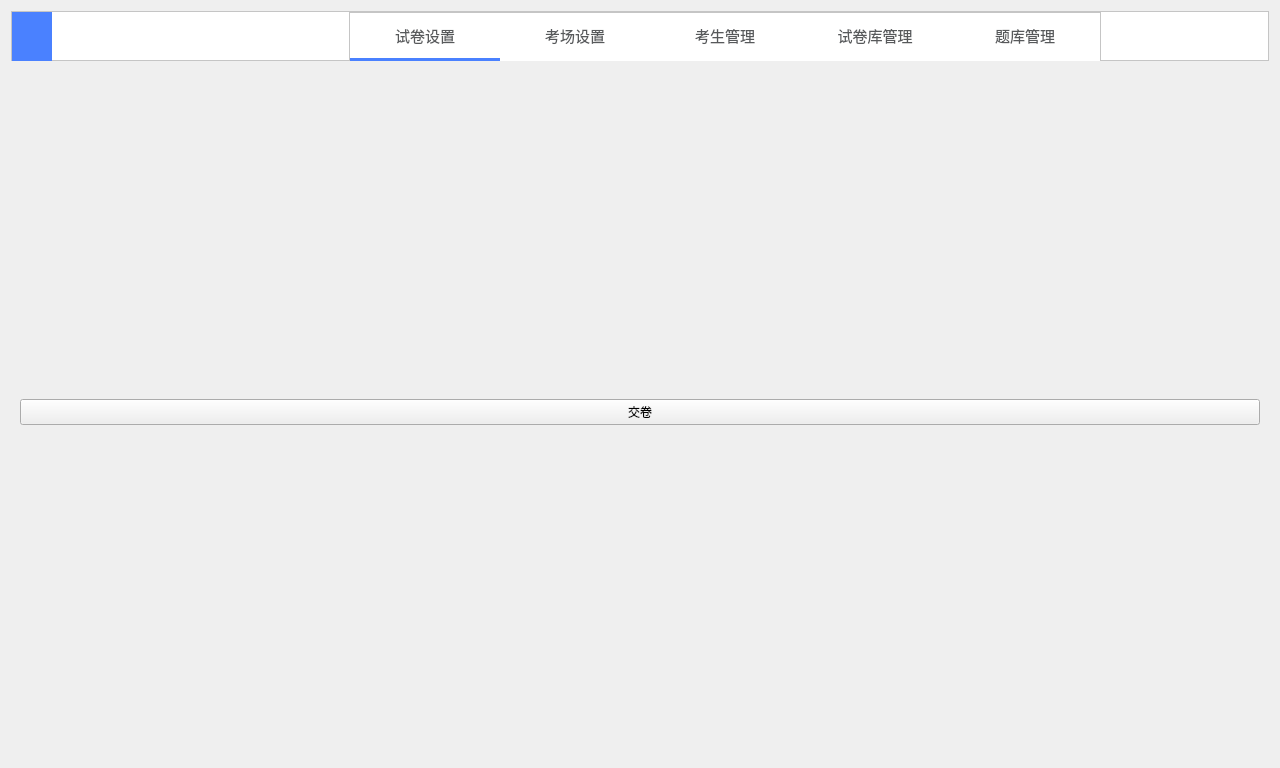
<?xml version="1.0" encoding="UTF-8"?>
<ui version="4.0">
 <class>ClientWindow</class>
 <widget class="QWidget" name="ClientWindow">
  <property name="geometry">
   <rect>
    <x>0</x>
    <y>0</y>
    <width>1280</width>
    <height>768</height>
   </rect>
  </property>
  <property name="minimumSize">
   <size>
    <width>1280</width>
    <height>768</height>
   </size>
  </property>
  <property name="windowTitle">
   <string>Form</string>
  </property>
  <layout class="QVBoxLayout" name="verticalLayout_2">
   <item>
    <widget class="QFrame" name="TopBarFrame">
     <property name="minimumSize">
      <size>
       <width>0</width>
       <height>50</height>
      </size>
     </property>
     <property name="maximumSize">
      <size>
       <width>16777215</width>
       <height>50</height>
      </size>
     </property>
     <property name="styleSheet">
      <string notr="true">.QFrame{background-color:#fff;}</string>
     </property>
     <property name="frameShape">
      <enum>QFrame::StyledPanel</enum>
     </property>
     <property name="frameShadow">
      <enum>QFrame::Raised</enum>
     </property>
     <layout class="QHBoxLayout" name="horizontalLayout_5">
      <property name="spacing">
       <number>0</number>
      </property>
      <property name="leftMargin">
       <number>0</number>
      </property>
      <property name="topMargin">
       <number>0</number>
      </property>
      <property name="rightMargin">
       <number>0</number>
      </property>
      <property name="bottomMargin">
       <number>0</number>
      </property>
      <item>
       <widget class="QPushButton" name="pushButton">
        <property name="minimumSize">
         <size>
          <width>40</width>
          <height>50</height>
         </size>
        </property>
        <property name="maximumSize">
         <size>
          <width>40</width>
          <height>50</height>
         </size>
        </property>
        <property name="styleSheet">
         <string notr="true">background-color:#4a81ff;
border:none;
border-radius:0px;</string>
        </property>
        <property name="text">
         <string/>
        </property>
        <property name="icon">
         <iconset resource="../img.qrc">
          <normaloff>:/img/birdLogowhite.png</normaloff>:/img/birdLogowhite.png</iconset>
        </property>
        <property name="iconSize">
         <size>
          <width>24</width>
          <height>24</height>
         </size>
        </property>
       </widget>
      </item>
      <item>
       <widget class="QLabel" name="label_7">
        <property name="minimumSize">
         <size>
          <width>130</width>
          <height>50</height>
         </size>
        </property>
        <property name="font">
         <font>
          <family>苹方 中等</family>
          <pointsize>23</pointsize>
         </font>
        </property>
        <property name="styleSheet">
         <string notr="true">color: rgb(255, 255, 255);
border-image: url(:/img/LogoBG.png);</string>
        </property>
        <property name="text">
         <string>Decode</string>
        </property>
       </widget>
      </item>
      <item>
       <spacer name="horizontalSpacer">
        <property name="orientation">
         <enum>Qt::Horizontal</enum>
        </property>
        <property name="sizeHint" stdset="0">
         <size>
          <width>40</width>
          <height>20</height>
         </size>
        </property>
       </spacer>
      </item>
      <item>
       <widget class="QFrame" name="TopBarButtonFrame">
        <property name="minimumSize">
         <size>
          <width>0</width>
          <height>50</height>
         </size>
        </property>
        <property name="maximumSize">
         <size>
          <width>16777215</width>
          <height>50</height>
         </size>
        </property>
        <property name="styleSheet">
         <string notr="true">.QPushButton,.QToolButton{
color:#57595B;
border-radius:0px;
background:qlineargradient(spread:pad,x1:0,y1:0,x2:1,y2:0,stop:0 #fff,stop:1 #fff);
border:none;
border-bottom:3px solid #fff;
}

.QPushButton:hover,.QToolButton:hover{
background:qlineargradient(spread:pad,x1:0,y1:0,x2:1,y2:0,stop:0 #f5f5f5,stop:1 #f5f5f5);
border-bottom:3px solid #4a81ff;
}

.QPushButton:pressed,.QToolButton:pressed{
border-bottom:3px solid #4a81ff;
}

.QToolButton::menu-indicator{
image:None;
}</string>
        </property>
        <property name="frameShape">
         <enum>QFrame::StyledPanel</enum>
        </property>
        <property name="frameShadow">
         <enum>QFrame::Raised</enum>
        </property>
        <layout class="QHBoxLayout" name="horizontalLayout">
         <property name="spacing">
          <number>0</number>
         </property>
         <property name="leftMargin">
          <number>0</number>
         </property>
         <property name="topMargin">
          <number>0</number>
         </property>
         <property name="rightMargin">
          <number>0</number>
         </property>
         <property name="bottomMargin">
          <number>0</number>
         </property>
         <item>
          <widget class="QToolButton" name="TAB_ExamPaperConfigure">
           <property name="minimumSize">
            <size>
             <width>150</width>
             <height>0</height>
            </size>
           </property>
           <property name="maximumSize">
            <size>
             <width>200</width>
             <height>48</height>
            </size>
           </property>
           <property name="font">
            <font>
             <family>苹方 中等</family>
             <pointsize>11</pointsize>
            </font>
           </property>
           <property name="cursor">
            <cursorShape>PointingHandCursor</cursorShape>
           </property>
           <property name="styleSheet">
            <string notr="true">.QPushButton,.QToolButton{
color:#57595B;
border-radius:0px;
background:qlineargradient(spread:pad,x1:0,y1:0,x2:1,y2:0,stop:0 #fff,stop:1 #fff);
border:none;
border-bottom:3px solid #4a81ff;
}

.QPushButton:hover,.QToolButton:hover{
background:qlineargradient(spread:pad,x1:0,y1:0,x2:1,y2:0,stop:0 #f5f5f5,stop:1 #f5f5f5);
border-bottom:3px solid #4a81ff;
}

.QPushButton:pressed,.QToolButton:pressed{
border-bottom:3px solid #4a81ff;
}

.QToolButton::menu-indicator{
image:None;
}</string>
           </property>
           <property name="text">
            <string>试卷设置</string>
           </property>
           <property name="iconSize">
            <size>
             <width>26</width>
             <height>26</height>
            </size>
           </property>
           <property name="checkable">
            <bool>true</bool>
           </property>
           <property name="toolButtonStyle">
            <enum>Qt::ToolButtonTextBesideIcon</enum>
           </property>
           <property name="autoRaise">
            <bool>false</bool>
           </property>
          </widget>
         </item>
         <item>
          <widget class="QToolButton" name="TAB_ExamRoomConfigure">
           <property name="minimumSize">
            <size>
             <width>150</width>
             <height>0</height>
            </size>
           </property>
           <property name="maximumSize">
            <size>
             <width>200</width>
             <height>48</height>
            </size>
           </property>
           <property name="font">
            <font>
             <family>苹方 中等</family>
             <pointsize>11</pointsize>
            </font>
           </property>
           <property name="cursor">
            <cursorShape>PointingHandCursor</cursorShape>
           </property>
           <property name="text">
            <string>考场设置</string>
           </property>
           <property name="iconSize">
            <size>
             <width>26</width>
             <height>26</height>
            </size>
           </property>
           <property name="checkable">
            <bool>true</bool>
           </property>
           <property name="toolButtonStyle">
            <enum>Qt::ToolButtonTextOnly</enum>
           </property>
           <property name="autoRaise">
            <bool>false</bool>
           </property>
          </widget>
         </item>
         <item>
          <widget class="QToolButton" name="TAB_Students">
           <property name="minimumSize">
            <size>
             <width>150</width>
             <height>0</height>
            </size>
           </property>
           <property name="maximumSize">
            <size>
             <width>200</width>
             <height>48</height>
            </size>
           </property>
           <property name="font">
            <font>
             <family>苹方 中等</family>
             <pointsize>11</pointsize>
            </font>
           </property>
           <property name="cursor">
            <cursorShape>PointingHandCursor</cursorShape>
           </property>
           <property name="text">
            <string>考生管理</string>
           </property>
           <property name="iconSize">
            <size>
             <width>26</width>
             <height>26</height>
            </size>
           </property>
           <property name="checkable">
            <bool>true</bool>
           </property>
           <property name="toolButtonStyle">
            <enum>Qt::ToolButtonTextOnly</enum>
           </property>
           <property name="autoRaise">
            <bool>false</bool>
           </property>
          </widget>
         </item>
         <item>
          <widget class="QToolButton" name="TAB_ExamPaperSet">
           <property name="minimumSize">
            <size>
             <width>150</width>
             <height>0</height>
            </size>
           </property>
           <property name="maximumSize">
            <size>
             <width>200</width>
             <height>48</height>
            </size>
           </property>
           <property name="font">
            <font>
             <family>苹方 中等</family>
             <pointsize>11</pointsize>
            </font>
           </property>
           <property name="cursor">
            <cursorShape>PointingHandCursor</cursorShape>
           </property>
           <property name="text">
            <string>试卷库管理</string>
           </property>
           <property name="iconSize">
            <size>
             <width>26</width>
             <height>26</height>
            </size>
           </property>
           <property name="checkable">
            <bool>true</bool>
           </property>
           <property name="toolButtonStyle">
            <enum>Qt::ToolButtonTextOnly</enum>
           </property>
           <property name="autoRaise">
            <bool>false</bool>
           </property>
          </widget>
         </item>
         <item>
          <widget class="QToolButton" name="TAB_ExamQusetionSet">
           <property name="minimumSize">
            <size>
             <width>150</width>
             <height>0</height>
            </size>
           </property>
           <property name="maximumSize">
            <size>
             <width>200</width>
             <height>48</height>
            </size>
           </property>
           <property name="font">
            <font>
             <family>苹方 中等</family>
             <pointsize>11</pointsize>
            </font>
           </property>
           <property name="cursor">
            <cursorShape>PointingHandCursor</cursorShape>
           </property>
           <property name="styleSheet">
            <string notr="true"/>
           </property>
           <property name="text">
            <string>题库管理</string>
           </property>
           <property name="iconSize">
            <size>
             <width>26</width>
             <height>26</height>
            </size>
           </property>
           <property name="checkable">
            <bool>true</bool>
           </property>
           <property name="popupMode">
            <enum>QToolButton::DelayedPopup</enum>
           </property>
           <property name="toolButtonStyle">
            <enum>Qt::ToolButtonTextOnly</enum>
           </property>
           <property name="autoRaise">
            <bool>false</bool>
           </property>
           <property name="arrowType">
            <enum>Qt::NoArrow</enum>
           </property>
          </widget>
         </item>
        </layout>
       </widget>
      </item>
      <item>
       <spacer name="horizontalSpacer_2">
        <property name="orientation">
         <enum>Qt::Horizontal</enum>
        </property>
        <property name="sizeHint" stdset="0">
         <size>
          <width>40</width>
          <height>20</height>
         </size>
        </property>
       </spacer>
      </item>
     </layout>
    </widget>
   </item>
   <item>
    <layout class="QHBoxLayout" name="horizontalLayout_2">
     <item>
      <widget class="QStackedWidget" name="stackedWidget">
       <property name="currentIndex">
        <number>1</number>
       </property>
       <widget class="QWidget" name="page">
        <layout class="QVBoxLayout" name="verticalLayout">
         <item>
          <widget class="QLabel" name="label">
           <property name="text">
            <string>等待考试</string>
           </property>
          </widget>
         </item>
        </layout>
       </widget>
       <widget class="QWidget" name="page_2">
        <layout class="QHBoxLayout" name="horizontalLayout_3">
         <item>
          <layout class="QVBoxLayout" name="ExampaperArea"/>
         </item>
         <item>
          <layout class="QVBoxLayout" name="verticalLayout_3">
           <item>
            <layout class="QVBoxLayout" name="AnswerSheetArea"/>
           </item>
           <item>
            <layout class="QVBoxLayout" name="verticalLayout_4">
             <item>
              <widget class="QPushButton" name="HandInHand">
               <property name="text">
                <string>交卷</string>
               </property>
              </widget>
             </item>
            </layout>
           </item>
          </layout>
         </item>
        </layout>
       </widget>
      </widget>
     </item>
    </layout>
   </item>
  </layout>
 </widget>
 <resources>
  <include location="../img.qrc"/>
 </resources>
 <connections/>
</ui>
